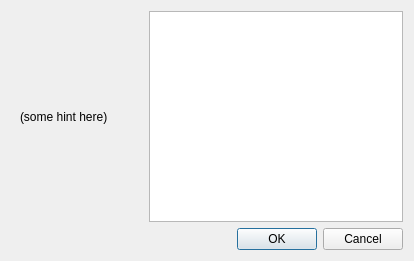
<?xml version="1.0" encoding="UTF-8"?>
<ui version="4.0">
 <class>NewFileDialog</class>
 <widget class="QDialog" name="NewFileDialog">
  <property name="geometry">
   <rect>
    <x>0</x>
    <y>0</y>
    <width>414</width>
    <height>261</height>
   </rect>
  </property>
  <property name="sizePolicy">
   <sizepolicy hsizetype="Fixed" vsizetype="Fixed">
    <horstretch>0</horstretch>
    <verstretch>0</verstretch>
   </sizepolicy>
  </property>
  <property name="windowTitle">
   <string>Choose file type</string>
  </property>
  <property name="modal">
   <bool>true</bool>
  </property>
  <layout class="QGridLayout" name="gridLayout">
   <item row="0" column="0">
    <widget class="QWidget" name="widget" native="true">
     <layout class="QVBoxLayout" name="verticalLayout">
      <item>
       <widget class="QLabel" name="label">
        <property name="text">
         <string>(some hint here)</string>
        </property>
       </widget>
      </item>
     </layout>
    </widget>
   </item>
   <item row="0" column="1">
    <widget class="QListView" name="listView">
     <property name="sizePolicy">
      <sizepolicy hsizetype="Expanding" vsizetype="Expanding">
       <horstretch>0</horstretch>
       <verstretch>0</verstretch>
      </sizepolicy>
     </property>
    </widget>
   </item>
   <item row="1" column="0">
    <spacer name="horizontalSpacer">
     <property name="orientation">
      <enum>Qt::Horizontal</enum>
     </property>
     <property name="sizeHint" stdset="0">
      <size>
       <width>134</width>
       <height>20</height>
      </size>
     </property>
    </spacer>
   </item>
   <item row="1" column="1">
    <widget class="QDialogButtonBox" name="buttonBox">
     <property name="orientation">
      <enum>Qt::Horizontal</enum>
     </property>
     <property name="standardButtons">
      <set>QDialogButtonBox::Cancel|QDialogButtonBox::Ok</set>
     </property>
    </widget>
   </item>
  </layout>
 </widget>
 <resources/>
 <connections/>
</ui>
